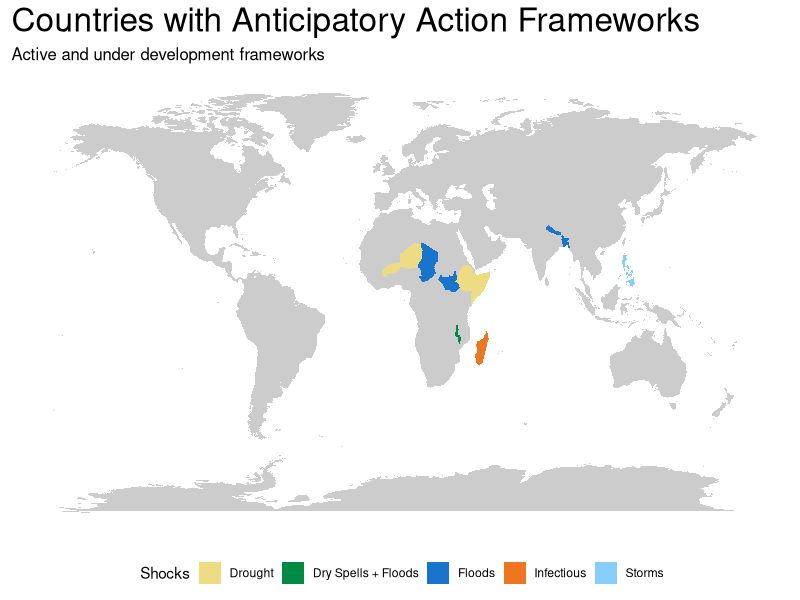
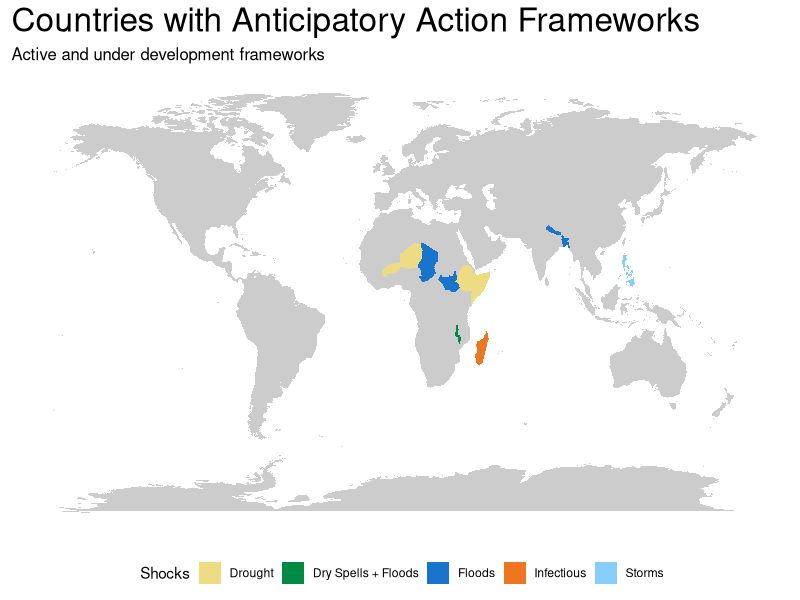

The R source for these figures, in order:
###
# Install packages
###
library(tidyverse)

###
# set up paths
###
data_dir <- Sys.getenv("AA_DATA_DIR")
plot_path <- paste0(data_dir, "/public/processed/glb/plots")

###
# get world map
###
world_map <- map_data("world")

###
# identify AA pilots
###

# list countries and shocks
drought <- c("Somalia", "Ethiopia", "Niger", "Burkina Faso")
floods <- c("Bangladesh", "Nepal", "Chad", "South Sudan")
dual <- c("Malawi")
storms <- c("Philippines") # There is no "The" in the world_map
infectious <- c("Madagascar")

aa_countries_list <- data.frame(country = drought, shock = "Drought") 
aa_countries_list <- rbind(aa_countries_list, data.frame(country = dual, shock = "Dry Spells + Floods"))
aa_countries_list <- rbind(aa_countries_list, data.frame(country = floods, shock = "Floods"))
aa_countries_list <- rbind(aa_countries_list, data.frame(country = storms, shock = "Storms"))
aa_countries_list <- rbind(aa_countries_list, data.frame(country = infectious, shock = "Infectious"))

length(unique(aa_countries_list$country)) # number of unique countries

world_map$aa_country <- ifelse(world_map$region %in% aa_countries_list$country, 1, 0) # binary is a AA country or not
world_map$aa_country <- as.factor(world_map$aa_country)
world_map %>% filter(aa_country == 1) %>% summarise(unique(region)) # check that every aa country is in world map with same spelling as above

world_map <- world_map %>% # add shock info to map info
              left_join(aa_countries_list, by = c('region' = 'country'))

world_map$shock <- as.factor(world_map$shock) # formatting

aa_countries_map <-  world_map %>% filter(!is.na(shock)) # subset mapping + shock info for aa countries
  
###
# map AA countries
###

# select colors for each shock, in order: drought, dry spells + floods, floods, infectious, storms
colours <- gplots::col2hex(c("lightgoldenrod2", "springgreen4" , "dodgerblue3", "chocolate2", "lightskyblue"))

# plot map and colorise AA countries
ggplot(world_map, aes(x = long, y = lat, group = group)) +
  geom_polygon(fill = "#CCCCCC") +
  geom_polygon(data = aa_countries_map, aes(x = long, y = lat, group = group, fill = shock), show.legend = TRUE) +
  scale_fill_manual(values =  colours, name = "Shocks") +
  labs(title = 'Countries with Anticipatory Action Frameworks'
       ,subtitle = "Active and under development frameworks") +
  theme(legend.position="bottom"
        ,plot.title = element_text(size = 24)
        ,plot.subtitle = element_text(size = 12)
        ,axis.text = element_blank()
        ,axis.title = element_blank()
        ,axis.ticks = element_blank()
        ,panel.background = element_rect(fill = "white")
        ,panel.grid = element_blank()
  )

# save plot ## NOTE Programmatically saving the image distorts it. Better save through the GUI for now until we figure out the issue.
ggsave(paste0(plot_path, "/aa_countries_map.png"), width = 1426, height = 744, units = "px", dpi = 300)
